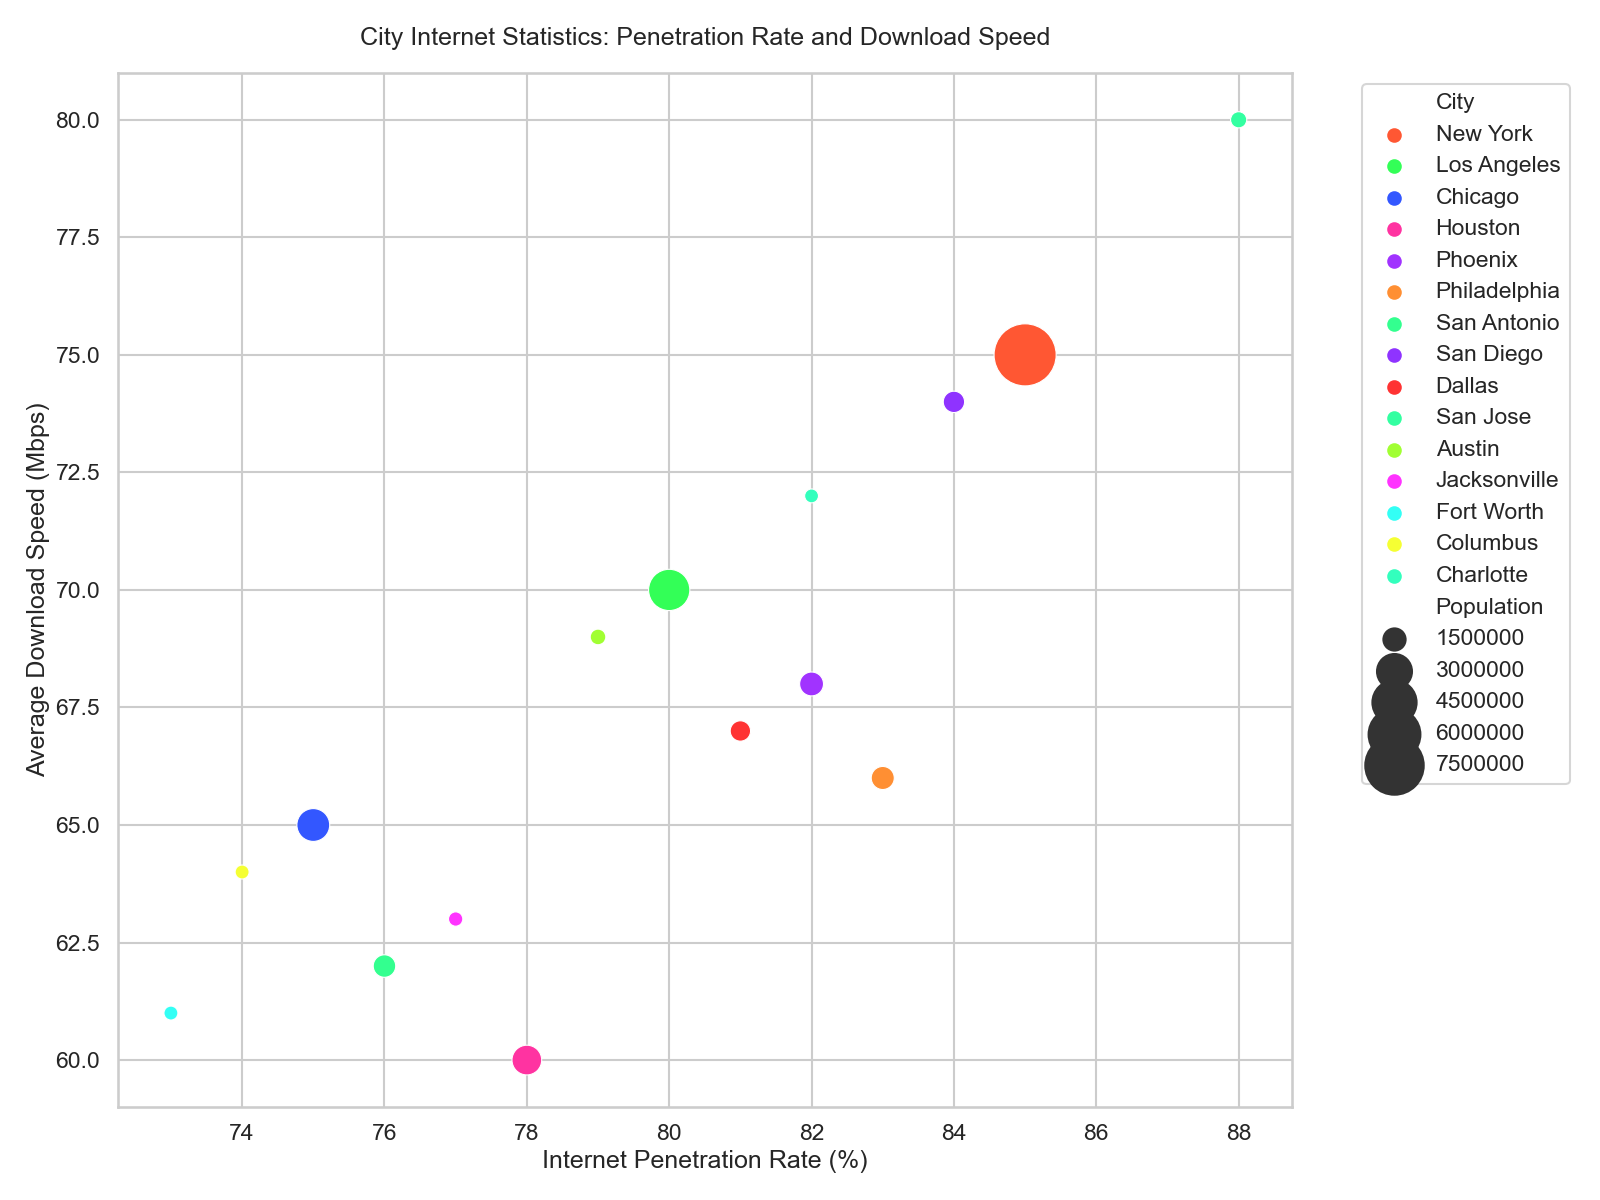

Source code (Python):

import pandas as pd
import seaborn as sns
import matplotlib.pyplot as plt

data = {
    "City": ["New York", "Los Angeles", "Chicago", "Houston", "Phoenix", 
             "Philadelphia", "San Antonio", "San Diego", "Dallas", "San Jose", 
             "Austin", "Jacksonville", "Fort Worth", "Columbus", "Charlotte"],
    "Population": [8419000, 3990000, 2706000, 2306000, 1662000, 
                   1584000, 1532000, 1426000, 1343000, 1029000,
                   993000, 911000, 890000, 892000, 885000],
    "InternetPenetrationRate": [85, 80, 75, 78, 82, 
                                83, 76, 84, 81, 88,
                                79, 77, 73, 74, 82],
    "AverageDownloadSpeed": [75, 70, 65, 60, 68,
                             66, 62, 74, 67, 80,
                             69, 63, 61, 64, 72]
}

df = pd.DataFrame(data)

sns.set_context("talk")
sns.set_style("whitegrid")

plt.figure(figsize=(16, 12))
bubble_chart = sns.scatterplot(
    data=df, 
    x="InternetPenetrationRate", 
    y="AverageDownloadSpeed", 
    hue="City", 
    size="Population",
    sizes=(100, 2000),
    palette=["#FF5733", "#33FF57", "#3357FF", "#FF33A1", "#A133FF",
             "#FF8F33", "#33FF8F", "#8F33FF", "#FF3333", "#33FFA1",
             "#A1FF33", "#FF33FF", "#33FFF5", "#F5FF33", "#33FFBD"]
).set_title('City Internet Statistics: Penetration Rate and Download Speed', pad=20)

plt.xlabel("Internet Penetration Rate (%)")
plt.ylabel("Average Download Speed (Mbps)")
plt.legend(bbox_to_anchor=(1.05, 1), loc=2)
plt.tight_layout()
plt.show()
